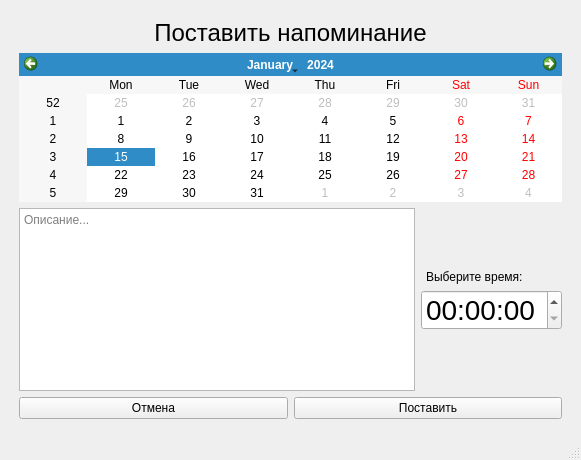
<?xml version="1.0" encoding="UTF-8"?>
<ui version="4.0">
 <class>MainWindow</class>
 <widget class="QMainWindow" name="MainWindow">
  <property name="geometry">
   <rect>
    <x>0</x>
    <y>0</y>
    <width>581</width>
    <height>460</height>
   </rect>
  </property>
  <property name="windowTitle">
   <string>MainWindow</string>
  </property>
  <widget class="QWidget" name="centralwidget">
   <layout class="QVBoxLayout" name="verticalLayout_3">
    <item>
     <layout class="QVBoxLayout" name="verticalLayout_2">
      <property name="leftMargin">
       <number>10</number>
      </property>
      <property name="topMargin">
       <number>10</number>
      </property>
      <property name="rightMargin">
       <number>10</number>
      </property>
      <property name="bottomMargin">
       <number>10</number>
      </property>
      <item>
       <widget class="QLabel" name="label">
        <property name="styleSheet">
         <string notr="true">font-size: 24px</string>
        </property>
        <property name="text">
         <string>Поставить напоминание</string>
        </property>
        <property name="alignment">
         <set>Qt::AlignCenter</set>
        </property>
        <property name="indent">
         <number>0</number>
        </property>
       </widget>
      </item>
      <item>
       <widget class="QCalendarWidget" name="calendarWidget"/>
      </item>
      <item>
       <layout class="QHBoxLayout" name="horizontalLayout">
        <item>
         <widget class="QPlainTextEdit" name="plainTextEdit">
          <property name="placeholderText">
           <string>Описание...</string>
          </property>
         </widget>
        </item>
        <item>
         <layout class="QVBoxLayout" name="verticalLayout">
          <item>
           <spacer name="verticalSpacer_2">
            <property name="orientation">
             <enum>Qt::Vertical</enum>
            </property>
            <property name="sizeHint" stdset="0">
             <size>
              <width>20</width>
              <height>40</height>
             </size>
            </property>
           </spacer>
          </item>
          <item>
           <widget class="QLabel" name="label_2">
            <property name="minimumSize">
             <size>
              <width>0</width>
              <height>15</height>
             </size>
            </property>
            <property name="text">
             <string>Выберите время:</string>
            </property>
            <property name="indent">
             <number>5</number>
            </property>
           </widget>
          </item>
          <item>
           <widget class="QTimeEdit" name="timeEdit">
            <property name="styleSheet">
             <string notr="true">font-size: 28px</string>
            </property>
           </widget>
          </item>
          <item>
           <spacer name="verticalSpacer">
            <property name="orientation">
             <enum>Qt::Vertical</enum>
            </property>
            <property name="sizeHint" stdset="0">
             <size>
              <width>20</width>
              <height>40</height>
             </size>
            </property>
           </spacer>
          </item>
         </layout>
        </item>
       </layout>
      </item>
      <item>
       <layout class="QHBoxLayout" name="horizontalLayout_2">
        <item>
         <widget class="QPushButton" name="pushButton">
          <property name="text">
           <string>Отмена</string>
          </property>
         </widget>
        </item>
        <item>
         <widget class="QPushButton" name="pushButton_2">
          <property name="text">
           <string>Поставить</string>
          </property>
         </widget>
        </item>
       </layout>
      </item>
     </layout>
    </item>
   </layout>
  </widget>
  <widget class="QStatusBar" name="statusbar"/>
 </widget>
 <resources/>
 <connections/>
</ui>
